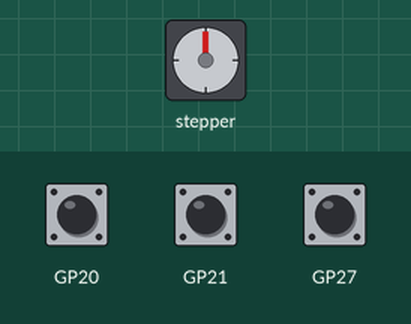
Recording of a sketch running on a simulated Raspberry Pi Pico. Shown: stepper motor. Wiring (inferred from the names in the program): stepper motor (2048 steps per turn assumed): coils GP6, GP7, GP8, GP9. Inputs (shaded band) come from the test bench; at power-on: GP21 HIGH, GP20 HIGH, GP27 HIGH.

Above: at 1.2 s.
1.3 s: GP21 pulled LOW for 3.2 s
At 5.7 s:
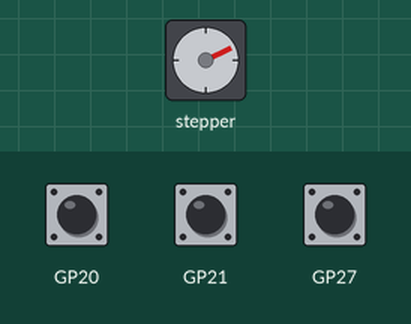
7.4 s: GP20 pulled LOW for 3.2 s
12.1 s: GP20 pulled LOW for 3.2 s
At 16.1 s:
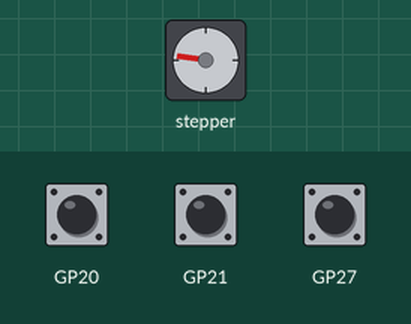
18.3 s: GP20 pulled LOW for 3.2 s
At 23.5 s:
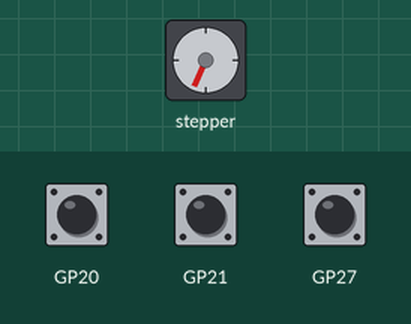
24.0 s: GP20 pulled LOW for 3.2 s
At 27.7 s:
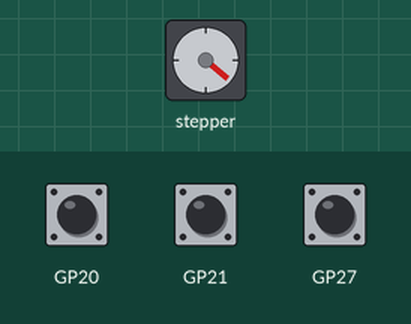
28.7 s: GP21 pulled LOW for 3.2 s
Timing chart, 0 to 57.9 s (numbered marks = the images above; inputs shaded):
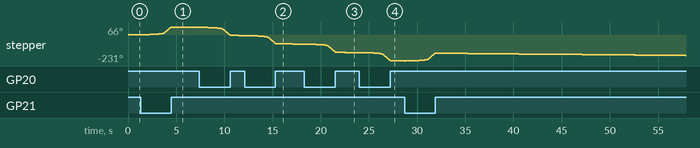

The sketch:

hollowclock.ino
```cpp
//  hollow clock 4 c++ port of https://www.thingiverse.com/thing:5808550
//  ported the original micropython pico software to c++ with pico sdk
//  modified the tick control so that it is smoother, otherwise pin compatible
//  with the micropython code and original project
//
//  C++ port by James Wilson
//  6th March 2023


#include "uln2003.h"
#include "pico/stdlib.h"

Motor motor;

#define HOUR_STEPS 30720
#define TICK_TIME 117.1875d
#define FFWD 20
#define FBWD 21
#define REV 27

static uint32_t last_ticks = 0;
static uint32_t start_time;

bool check_button(int button)
{
  uint32_t now_time = to_ms_since_boot(get_absolute_time ());
  uint32_t ticks;

  // adjust time with the fast forward/backward button
  if (gpio_get(button) == false)
  {
    //initial step delay of 50ms
    int delay = 50000;
    do
    {
      // step the motor in the forward/backward direction
      if (button == FFWD)
        motor.step(!gpio_get(REV));
      else
        motor.step(gpio_get(REV));

      // wait for some time
      sleep_us(delay);

      // reduce delay by 2% for next step
      delay -= delay / 50;

      // ensure we don't exceed 15rpm on the stepper, this keeps it around 12rpm
      if (delay < 1200)
        delay = 1200;
    } while (gpio_get(button) == false);

    // no idea how long the button has been pressed but it should be correct time
    // so we will discard any ticks missed while the button was pressed
    double diff = double(now_time - start_time); // get the ms since start up

    // how many ticks of the stepper have passed since turn on
    ticks = diff / TICK_TIME;

    // make sure we don't try to adjust for ticks again
    last_ticks = ticks;
    return true;
  }
  return false;
}

void setup()
{
  // the base for counting the number of ticks thats past
  start_time = to_ms_since_boot(get_absolute_time ());

  // setup the gpio we are going to use
  gpio_init(FFWD);
  gpio_set_dir(FFWD, GPIO_IN);
  gpio_pull_up (FFWD);
  gpio_init(FBWD);
  gpio_set_dir(FBWD, GPIO_IN);
  gpio_pull_up (FBWD);
  gpio_init(REV);
  gpio_set_dir(REV, GPIO_IN);
  gpio_pull_up (REV);
}

void loop()
{
  uint32_t now_time = to_ms_since_boot(get_absolute_time ());
  uint32_t ticks;

  // get number of ms since we started checking
  double diff = double(now_time - start_time); // get the ms since start up

  // how many ticks of the stepper have passed since turn on
  ticks = diff / TICK_TIME;

  // time wrapped round ?
  if (ticks < last_ticks)
  {
    last_ticks = 0;
    if (ticks == 0)
      motor.step(false); // otherwise we will lose 1 tick every 49 days (maybe ?)
  }

  // stop powering the stepper, keeps it cool
  motor.halt();

  // adjust time with the fast forward button
  if (check_button(FFWD))
    return;

  // adjust time with the fast backward button
  if (check_button(FBWD))
    return;

  // how many ticks did we miss should normally be a max of 1
  int move_by = ticks - last_ticks;

  for (int i = 0; i < move_by; i++)
    motor.step(!gpio_get(REV));

  last_ticks = ticks;

  sleep_ms(10);

}
```

uln2003.cpp
```cpp
// cut down class to use uln2003 single steps

#include "uln2003.h"

#include "pico/stdlib.h"

#define sign(a) (a<0?-1:1)

Motor::Motor()
{
  // set them to output
  for (int pin : motor_pins)
  {
    gpio_init(pin);
    gpio_set_dir(pin, GPIO_OUT);
  }

  // set non-energised state
  halt();
}


void Motor::halt()
{
//  sleep_ms(100); // wait 100ms to give the move time to notice if its async
  for (int pin : motor_pins)
  {
    gpio_put(pin, 0);
  }
}

// take a single step
void Motor::step(bool dir)
{
  int seq = position % 8;
  int i;

  if (dir)
  {
    position --;
    if (position < 0)
      position = 7;
  }
  else
    position ++;
  position = position % 8;

  for (i = 0; i < 4; i++)
  {
    gpio_put(motor_pins[i], sequence[seq][i]);
  }
}
```

uln2003.h
```cpp
// cut down class to use uln2003 single steps

class Motor {
public:
    int position = 0;

private:
    int motor_pins[4] = {6,7,8,9};

    int sequence[8][4] =
                {   // run forwards
                    {0,0,0,1},
                    {0,0,1,1},
                    {0,0,1,0},
                    {0,1,1,0},
                    {0,1,0,0},
                    {1,1,0,0},
                    {1,0,0,0},
                    {1,0,0,1}
                };

public:
    Motor ();
    void step(bool dir);
    void halt();
};
```
